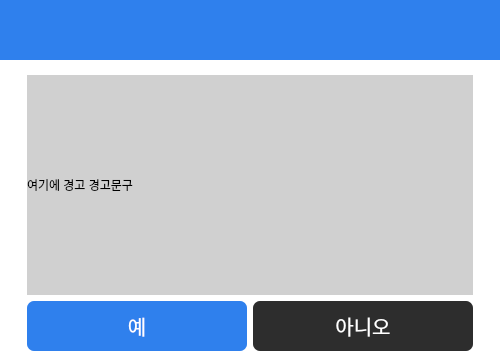
<?xml version="1.0" encoding="UTF-8"?>
<ui version="4.0">
 <class>Dialog</class>
 <widget class="QDialog" name="Dialog">
  <property name="geometry">
   <rect>
    <x>0</x>
    <y>0</y>
    <width>500</width>
    <height>360</height>
   </rect>
  </property>
  <property name="windowTitle">
   <string>Dialog</string>
  </property>
  <property name="styleSheet">
   <string notr="true">background-color: rgb(255, 255, 255);</string>
  </property>
  <layout class="QVBoxLayout" name="verticalLayout_2">
   <property name="leftMargin">
    <number>0</number>
   </property>
   <property name="topMargin">
    <number>0</number>
   </property>
   <property name="rightMargin">
    <number>0</number>
   </property>
   <property name="bottomMargin">
    <number>0</number>
   </property>
   <item>
    <layout class="QVBoxLayout" name="verticalLayout">
     <item>
      <widget class="QLabel" name="label">
       <property name="maximumSize">
        <size>
         <width>16777215</width>
         <height>60</height>
        </size>
       </property>
       <property name="styleSheet">
        <string notr="true">background-color: rgb(47, 128, 237);</string>
       </property>
       <property name="text">
        <string/>
       </property>
      </widget>
     </item>
     <item>
      <layout class="QHBoxLayout" name="horizontalLayout">
       <item>
        <spacer name="horizontalSpacer_2">
         <property name="orientation">
          <enum>Qt::Horizontal</enum>
         </property>
         <property name="sizeHint" stdset="0">
          <size>
           <width>40</width>
           <height>20</height>
          </size>
         </property>
        </spacer>
       </item>
       <item>
        <widget class="QWidget" name="widget" native="true">
         <layout class="QVBoxLayout" name="verticalLayout_3">
          <item>
           <widget class="QLabel" name="label_2">
            <property name="minimumSize">
             <size>
              <width>446</width>
              <height>192</height>
             </size>
            </property>
            <property name="maximumSize">
             <size>
              <width>450</width>
              <height>16777215</height>
             </size>
            </property>
            <property name="styleSheet">
             <string notr="true">background-color: rgb(208, 208, 208);</string>
            </property>
            <property name="text">
             <string>여기에 경고 경고문구</string>
            </property>
           </widget>
          </item>
          <item>
           <layout class="QHBoxLayout" name="horizontalLayout_2">
            <item>
             <widget class="QPushButton" name="pushButton">
              <property name="minimumSize">
               <size>
                <width>0</width>
                <height>50</height>
               </size>
              </property>
              <property name="font">
               <font>
                <pointsize>15</pointsize>
               </font>
              </property>
              <property name="styleSheet">
               <string notr="true">background-color: rgb(47, 128, 237);
color: rgb(255, 255, 255);
border-radius: 7px;</string>
              </property>
              <property name="text">
               <string>예</string>
              </property>
             </widget>
            </item>
            <item>
             <widget class="QPushButton" name="pushButton_2">
              <property name="minimumSize">
               <size>
                <width>0</width>
                <height>50</height>
               </size>
              </property>
              <property name="font">
               <font>
                <pointsize>15</pointsize>
               </font>
              </property>
              <property name="styleSheet">
               <string notr="true">border-radius: 7px;
background-color: rgb(45, 45, 45);
color: rgb(255, 255, 255);</string>
              </property>
              <property name="text">
               <string>아니오</string>
              </property>
             </widget>
            </item>
           </layout>
          </item>
         </layout>
        </widget>
       </item>
       <item>
        <spacer name="horizontalSpacer">
         <property name="orientation">
          <enum>Qt::Horizontal</enum>
         </property>
         <property name="sizeHint" stdset="0">
          <size>
           <width>40</width>
           <height>20</height>
          </size>
         </property>
        </spacer>
       </item>
      </layout>
     </item>
    </layout>
   </item>
  </layout>
 </widget>
 <resources/>
 <connections/>
</ui>
